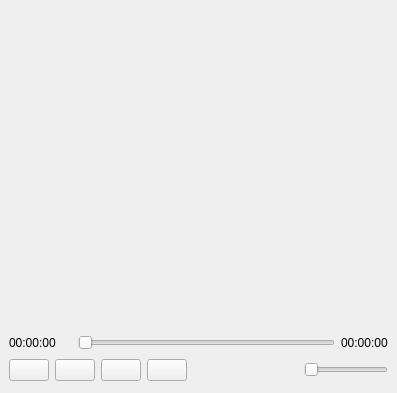
<?xml version="1.0" encoding="UTF-8"?>
<ui version="4.0">
 <class>Player</class>
 <widget class="QMainWindow" name="Player">
  <property name="geometry">
   <rect>
    <x>0</x>
    <y>0</y>
    <width>397</width>
    <height>393</height>
   </rect>
  </property>
  <property name="windowTitle">
   <string>Player</string>
  </property>
  <widget class="QWidget" name="centralwidget">
   <layout class="QGridLayout" name="gridLayout">
    <item row="0" column="0" colspan="8">
     <widget class="Phonon::VideoPlayer" name="videoPlayer"/>
    </item>
    <item row="1" column="0" colspan="2">
     <widget class="QLabel" name="timeLabel">
      <property name="text">
       <string>00:00:00</string>
      </property>
     </widget>
    </item>
    <item row="1" column="2" colspan="5">
     <widget class="QSlider" name="timeSlider">
      <property name="orientation">
       <enum>Qt::Horizontal</enum>
      </property>
     </widget>
    </item>
    <item row="1" column="7">
     <widget class="QLabel" name="lengthLabel">
      <property name="text">
       <string>00:00:00</string>
      </property>
     </widget>
    </item>
    <item row="2" column="0">
     <widget class="QPushButton" name="prevButton">
      <property name="text">
       <string/>
      </property>
     </widget>
    </item>
    <item row="2" column="1" colspan="2">
     <widget class="QPushButton" name="playButton">
      <property name="text">
       <string/>
      </property>
     </widget>
    </item>
    <item row="2" column="3">
     <widget class="QPushButton" name="nextButton">
      <property name="text">
       <string/>
      </property>
     </widget>
    </item>
    <item row="2" column="4">
     <widget class="QPushButton" name="addButton">
      <property name="text">
       <string/>
      </property>
     </widget>
    </item>
    <item row="2" column="5">
     <spacer name="horizontalSpacer">
      <property name="orientation">
       <enum>Qt::Horizontal</enum>
      </property>
      <property name="sizeHint" stdset="0">
       <size>
        <width>93</width>
        <height>28</height>
       </size>
      </property>
     </spacer>
    </item>
    <item row="2" column="6" colspan="2">
     <widget class="QSlider" name="volumeSlider">
      <property name="orientation">
       <enum>Qt::Horizontal</enum>
      </property>
     </widget>
    </item>
   </layout>
  </widget>
  <widget class="QMenuBar" name="menubar">
   <property name="geometry">
    <rect>
     <x>0</x>
     <y>0</y>
     <width>397</width>
     <height>23</height>
    </rect>
   </property>
  </widget>
 </widget>
 <customwidgets>
  <customwidget>
   <class>Phonon::VideoPlayer</class>
   <extends>QWidget</extends>
   <header location="global">phonon/videoplayer.h</header>
  </customwidget>
 </customwidgets>
 <resources/>
 <connections/>
</ui>
